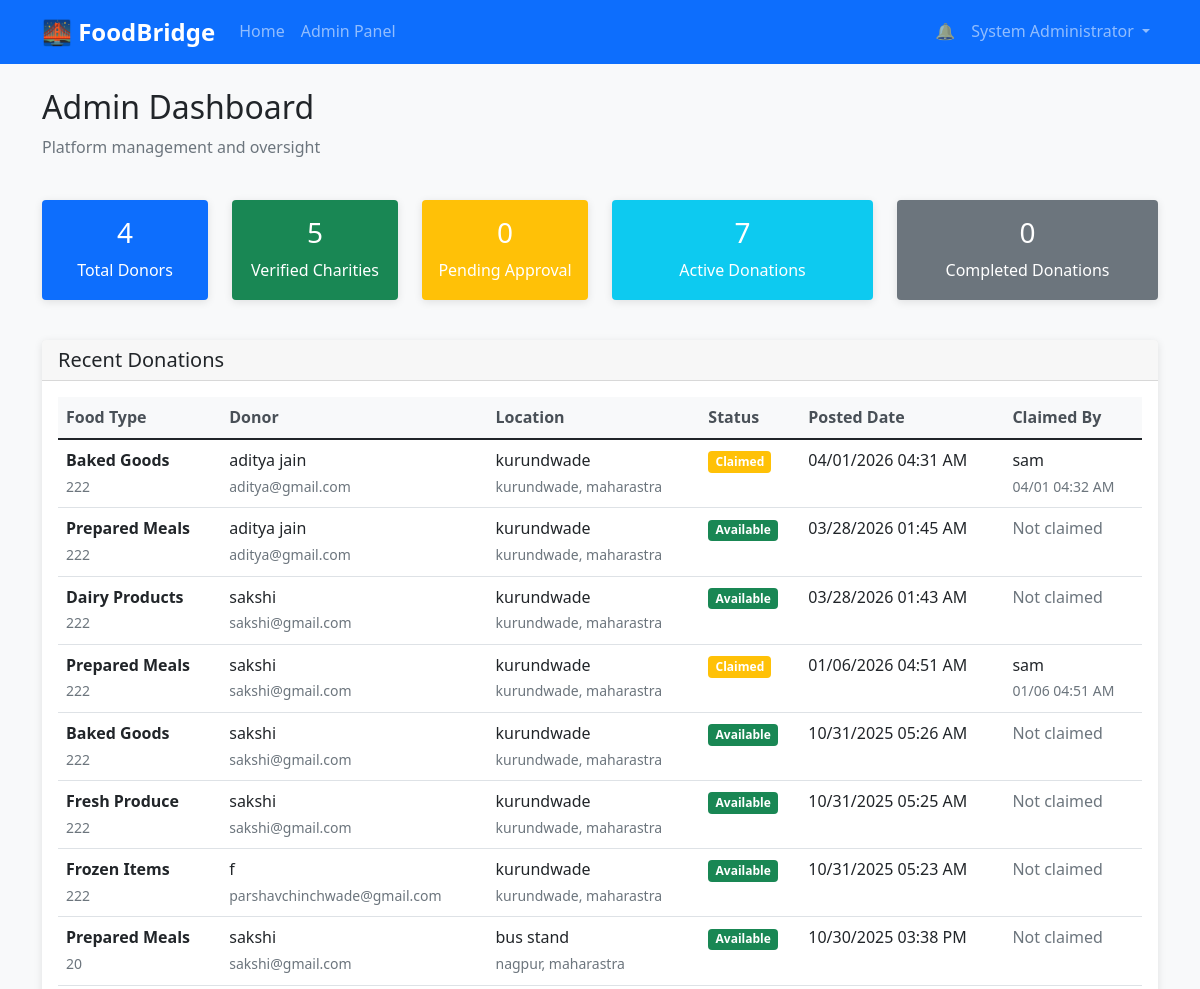
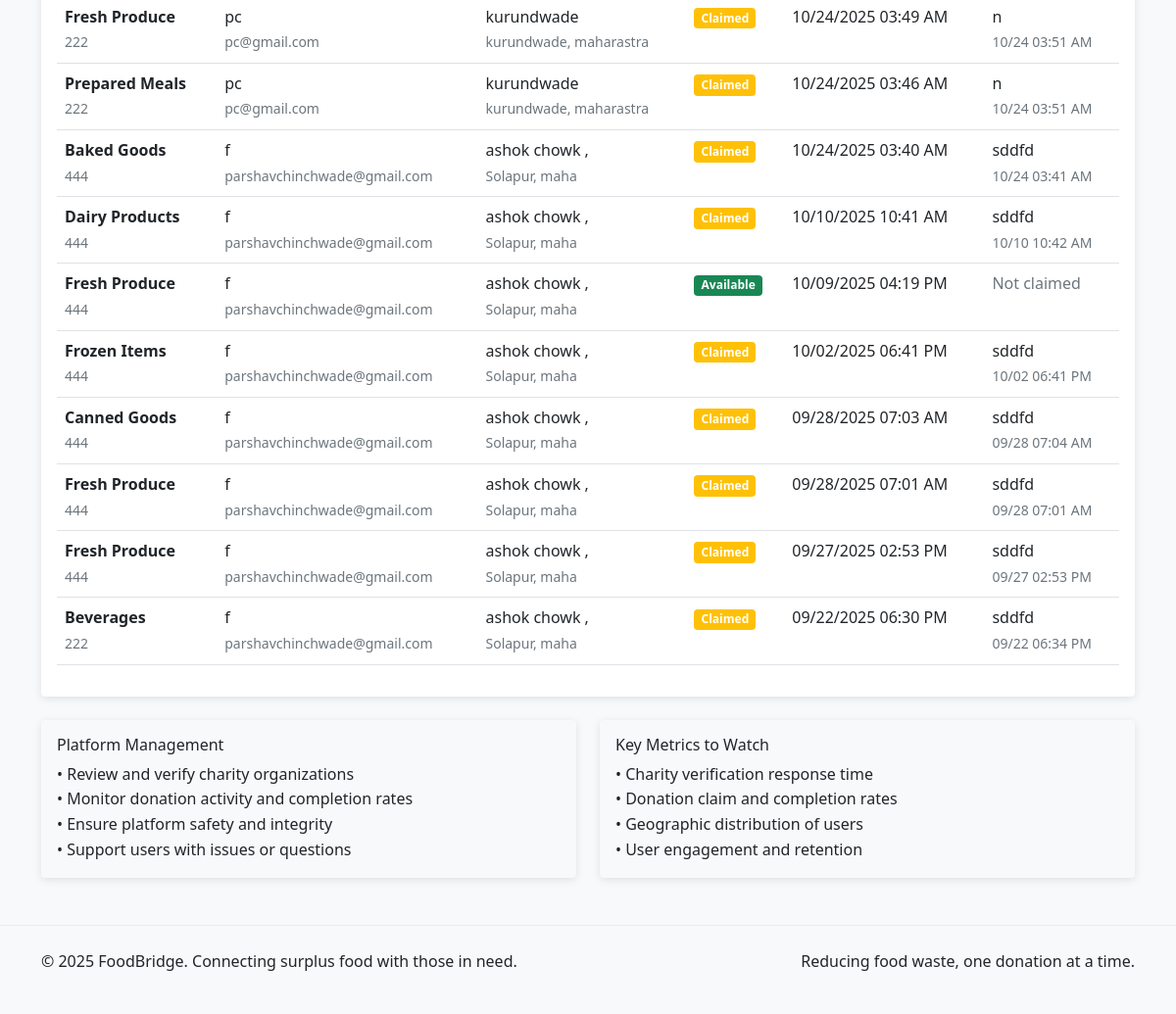
The app's page /admin/dashboard (signed in) with its own data (2 pictures, top to bottom).
### app.py (models this page shows, shortened)
class User(UserMixin, db.Model):
    id = db.Column(db.Integer, primary_key=True)
    username = db.Column(db.String(80), unique=True, nullable=False)
    email = db.Column(db.String(120), unique=True, nullable=False)
    password_hash = db.Column(db.String(128))
    user_type = db.Column(db.String(20), nullable=False)  # 'donor', 'charity', 'admin'
    name = db.Column(db.String(100), nullable=False)
    phone = db.Column(db.String(20))
    address = db.Column(db.String(200))
    city = db.Column(db.String(50))
    state = db.Column(db.String(50))
    zip_code = db.Column(db.String(10))
    is_verified = db.Column(db.Boolean, default=False)
    created_at = db.Column(db.DateTime, default=datetime.utcnow)

class Donation(db.Model):
    id = db.Column(db.Integer, primary_key=True)
    donor_id = db.Column(db.Integer, db.ForeignKey('user.id'), nullable=False)
    food_type = db.Column(db.String(100), nullable=False)
    quantity = db.Column(db.String(50), nullable=False)
    description = db.Column(db.Text)
    pickup_location = db.Column(db.String(200), nullable=False)
    pickup_address = db.Column(db.String(200), nullable=False)
    pickup_city = db.Column(db.String(50), nullable=False)
    pickup_state = db.Column(db.String(50), nullable=False)
    pickup_zip = db.Column(db.String(10), nullable=False)
    available_from = db.Column(db.DateTime, nullable=False)
    available_until = db.Column(db.DateTime, nullable=False)
    contact_name = db.Column(db.String(100), nullable=False)
    contact_phone = db.Column(db.String(20), nullable=False)
    contact_email = db.Column(db.String(120))
    status = db.Column(db.String(20), default='available')  # 'available', 'claimed', 'completed'
    claimed_by = db.Column(db.Integer, db.ForeignKey('user.id'))
    claimed_at = db.Column(db.DateTime)
    created_at = db.Column(db.DateTime, default=datetime.utcnow)
    donor = db.relationship('User', foreign_keys=[donor_id], backref='donations')
    claimer = db.relationship('User', foreign_keys=[claimed_by])

### app.py (the view)
@app.route('/admin/dashboard')
@login_required
def admin_dashboard():
    if current_user.user_type != 'admin':
        flash('Access denied')
        return redirect(url_for('index'))
    pending_charities = User.query.filter_by(user_type='charity', is_verified=False).all()
    all_donations = Donation.query.order_by(Donation.created_at.desc()).limit(20).all()
    stats = {
        'total_donors': User.query.filter_by(user_type='donor').count(),
        'total_charities': User.query.filter_by(user_type='charity', is_verified=True).count(),
        'pending_charities': len(pending_charities),
        'active_donations': Donation.query.filter_by(status='available').count(),
        'completed_donations': Donation.query.filter_by(status='completed').count()
    }
    return render_template('admin_dashboard.html',
                         pending_charities=pending_charities,
                         donations=all_donations,
                         stats=stats)

### app.py (called while the page is built)
@login_manager.user_loader
def load_user(user_id):
    return User.query.get(int(user_id))

### templates/admin_dashboard.html (shortened to what this page needs)
{% extends "base.html" %}
{% block content %}
<div class="row mb-4">
    <div class="col-12">
        <h2>Admin Dashboard</h2>
        <p class="text-muted">Platform management and oversight</p>
    </div>
</div>
<div class="row mb-4">
    <div class="col-md-2 col-sm-6 mb-3">
        <div class="card bg-primary text-white">
            <div class="card-body text-center">
                <h3 class="card-title">{{ stats.total_donors }}</h3>
                <p class="card-text">Total Donors</p>
            </div>
        </div>
    </div>
    <div class="col-md-2 col-sm-6 mb-3">
        <div class="card bg-success text-white">
            <div class="card-body text-center">
                <h3 class="card-title">{{ stats.total_charities }}</h3>
                <p class="card-text">Verified Charities</p>
            </div>
        </div>
    </div>
    <div class="col-md-2 col-sm-6 mb-3">
        <div class="card bg-warning text-white">
            <div class="card-body text-center">
                <h3 class="card-title">{{ stats.pending_charities }}</h3>
                <p class="card-text">Pending Approval</p>
            </div>
        </div>
    </div>
    <div class="col-md-3 col-sm-6 mb-3">
        <div class="card bg-info text-white">
            <div class="card-body text-center">
                <h3 class="card-title">{{ stats.active_donations }}</h3>
                <p class="card-text">Active Donations</p>
            </div>
        </div>
    </div>
    <div class="col-md-3 col-sm-6 mb-3">
        <div class="card bg-secondary text-white">
            <div class="card-body text-center">
                <h3 class="card-title">{{ stats.completed_donations }}</h3>
                <p class="card-text">Completed Donations</p>
            </div>
        </div>
    </div>
</div>
<div class="row">
    <div class="col-12">
        <div class="card">
            <div class="card-header">
                <h5 class="mb-0">Recent Donations</h5>
            </div>
            <div class="card-body">
                {% if donations %}
                <div class="table-responsive">
                    <table class="table table-hover">
                        <thead>
                            <tr>
                                <th>Food Type</th>
                                <th>Donor</th>
                                <th>Location</th>
                                <th>Status</th>
                                <th>Posted Date</th>
                                <th>Claimed By</th>
                            </tr>
                        </thead>
                        <tbody>
                            {% for donation in donations %}
                            <tr>
                                <td>
                                    <strong>{{ donation.food_type }}</strong><br>
                                    <small class="text-muted">{{ donation.quantity }}</small>
                                </td>
                                <td>
                                    {{ donation.donor.name }}<br>
                                    <small class="text-muted">{{ donation.donor.email }}</small>
                                </td>
                                <td>
                                    {{ donation.pickup_location }}<br>
                                    <small class="text-muted">{{ donation.pickup_city }}, {{ donation.pickup_state }}</small>
                                </td>
                                <td>
                                    <span class="badge
                                        {% if donation.status == 'available' %}bg-success
                                        {% elif donation.status == 'claimed' %}bg-warning
                                        {% else %}bg-secondary{% endif %}">
                                        {{ donation.status|title }}
                                    </span>
                                </td>
                                <td>{{ donation.created_at.strftime('%m/%d/%Y %I:%M %p') }}</td>
                                <td>
                                    {% if donation.claimer %}
                                        {{ donation.claimer.name }}<br>
                                        <small class="text-muted">{{ donation.claimed_at.strftime('%m/%d %I:%M %p') }}</small>
                                    {% else %}
                                        <span class="text-muted">Not claimed</span>
                                    {% endif %}
                                </td>
                            </tr>
                            {% endfor %}
                        </tbody>
                    </table>
                </div>
                {% else %}
                <div class="text-center py-4">
                    <p class="text-muted">No donations have been posted yet.</p>
                </div>
                {% endif %}
            </div>
        </div>
    </div>
</div>
<div class="row mt-4">
    <div class="col-md-6">
        <div class="card bg-light">
            <div class="card-body">
                <h6 class="card-title">Platform Management</h6>
                <ul class="list-unstyled mb-0">
                    <li>• Review and verify charity organizations</li>
                    <li>• Monitor donation activity and completion rates</li>
                    <li>• Ensure platform safety and integrity</li>
                    <li>• Support users with issues or questions</li>
                </ul>
            </div>
        </div>
    </div>
    <div class="col-md-6">
        <div class="card bg-light">
            <div class="card-body">
                <h6 class="card-title">Key Metrics to Watch</h6>
                <ul class="list-unstyled mb-0">
                    <li>• Charity verification response time</li>
                    <li>• Donation claim and completion rates</li>
                    <li>• Geographic distribution of users</li>
                    <li>• User engagement and retention</li>
                </ul>
            </div>
        </div>
    </div>
</div>
{% endblock %}

### templates/base.html (shortened to what this page needs)
<!DOCTYPE html>
<html lang="en">
<head>
    <link href="https://cdn.jsdelivr.net/npm/bootstrap@5.1.3/dist/css/bootstrap.min.css" rel="stylesheet">
    <link rel="stylesheet" href="{{ url_for('static', filename='css/style.css') }}">
</head>
<body>
    <nav class="navbar navbar-expand-lg navbar-dark bg-primary">
        <div class="container">
            <a class="navbar-brand" href="{{ url_for('index') }}">🌉 FoodBridge</a>
            <div class="collapse navbar-collapse" id="navbarNav">
                <ul class="navbar-nav me-auto">
                    <li class="nav-item">
                        <a class="nav-link" href="{{ url_for('index') }}">Home</a>
                    </li>
                    {% if current_user.is_authenticated %}
                        {% if current_user.user_type == 'donor' %}
                            <li class="nav-item">
                                <a class="nav-link" href="{{ url_for('donor_dashboard') }}">My Donations</a>
                            </li>
                            <li class="nav-item">
                                <a class="nav-link" href="{{ url_for('post_donation') }}">Post Food</a>
                            </li>
                        {% elif current_user.user_type == 'charity' %}
                            <li class="nav-item">
                                <a class="nav-link" href="{{ url_for('charity_dashboard') }}">Dashboard</a>
                            </li>
                        {% elif current_user.user_type == 'admin' %}
                            <li class="nav-item">
                                <a class="nav-link" href="{{ url_for('admin_dashboard') }}">Admin Panel</a>
                            </li>
                        {% endif %}
                    {% endif %}
                </ul>
                <ul class="navbar-nav">
                    {% if current_user.is_authenticated %}
                        <li class="nav-item">
                            <a class="nav-link position-relative" href="{{ url_for('notifications_page') }}" title="Notifications">
                                🔔
                            </a>
                        </li>
                        <li class="nav-item dropdown">
                            <a class="nav-link dropdown-toggle" href="#" id="navbarDropdown" role="button" data-bs-toggle="dropdown">
                                {{ current_user.name }}
                            </a>
                        </li>
                    {% endif %}
                </ul>
            </div>
        </div>
    </nav>
    <main class="container mt-4">
        {% block content %}{% endblock %}
    </main>
    <footer class="bg-light mt-5 py-4">
        <div class="container">
            <div class="row">
                <div class="col-md-6">
                    <p>&copy; 2025 FoodBridge. Connecting surplus food with those in need.</p>
                </div>
                <div class="col-md-6 text-end">
                    <p>Reducing food waste, one donation at a time.</p>
                </div>
            </div>
        </div>
    </footer>

### static/css/style.css (style rules this page uses)
body { font-family: 'Segoe UI', Tahoma, Geneva, Verdana, sans-serif; line-height: 1.6; background-color: #f8f9fa; }
.navbar-brand { font-size: 1.5rem; font-weight: bold; }
.card { border: none; box-shadow: 0 2px 8px rgba(0, 0, 0, 0.1); transition: all 0.3s ease; }
.badge { font-size: 0.75rem; padding: 0.4em 0.6em; }
.table { background: white; }
.table th { border-top: none; font-weight: 600; color: #495057; background-color: #f8f9fa; }
footer { background-color: #f8f9fa !important; border-top: 1px solid #e9ecef; margin-top: auto; }
.fade-in { animation: fadeIn 0.5s ease-in; }

### records on screen
User: name "System Administrator"
Donation: food_type "Baked Goods", quantity "222", donor.name "aditya jain", donor.email "aditya@gmail.com", pickup_location "kurundwade", pickup_city "kurundwade", pickup_state "maharastra", status "Claimed", created_at "04/01/2026 04:31 AM", claimer.name "sam", claimed_at "04/01 04:32 AM"
Donation: food_type "Prepared Meals", quantity "222", donor.name "aditya jain", donor.email "aditya@gmail.com", pickup_location "kurundwade", pickup_city "kurundwade", pickup_state "maharastra", status "Available", created_at "03/28/2026 01:45 AM", shows "Not claimed"
Donation: food_type "Dairy Products", quantity "222", donor.name "sakshi", donor.email "sakshi@gmail.com", pickup_location "kurundwade", pickup_city "kurundwade", pickup_state "maharastra", status "Available", created_at "03/28/2026 01:43 AM", shows "Not claimed"
Donation: food_type "Prepared Meals", quantity "222", donor.name "sakshi", donor.email "sakshi@gmail.com", pickup_location "kurundwade", pickup_city "kurundwade", pickup_state "maharastra", status "Claimed", created_at "01/06/2026 04:51 AM", claimer.name "sam", claimed_at "01/06 04:51 AM"
Donation: food_type "Baked Goods", quantity "222", donor.name "sakshi", donor.email "sakshi@gmail.com", pickup_location "kurundwade", pickup_city "kurundwade", pickup_state "maharastra", status "Available", created_at "10/31/2025 05:26 AM", shows "Not claimed"
Donation: food_type "Fresh Produce", quantity "222", donor.name "sakshi", donor.email "sakshi@gmail.com", pickup_location "kurundwade", pickup_city "kurundwade", pickup_state "maharastra", status "Available", created_at "10/31/2025 05:25 AM", shows "Not claimed"
Donation: food_type "Frozen Items", quantity "222", donor.name "f", donor.email "parshavchinchwade@gmail.com", pickup_location "kurundwade", pickup_city "kurundwade", pickup_state "maharastra", status "Available", created_at "10/31/2025 05:23 AM", shows "Not claimed"
Donation: food_type "Prepared Meals", quantity "20", donor.name "sakshi", donor.email "sakshi@gmail.com", pickup_location "bus stand", pickup_city "nagpur", pickup_state "maharastra", status "Available", created_at "10/30/2025 03:38 PM", shows "Not claimed"
Donation: food_type "Fresh Produce", quantity "222", donor.name "pc", donor.email "pc@gmail.com", pickup_location "kurundwade", pickup_city "kurundwade", pickup_state "maharastra", status "Claimed", created_at "10/24/2025 03:49 AM", claimer.name "n", claimed_at "10/24 03:51 AM"
Donation: food_type "Prepared Meals", quantity "222", donor.name "pc", donor.email "pc@gmail.com", pickup_location "kurundwade", pickup_city "kurundwade", pickup_state "maharastra", status "Claimed", created_at "10/24/2025 03:46 AM", claimer.name "n", claimed_at "10/24 03:51 AM"
Donation: food_type "Baked Goods", quantity "444", donor.name "f", donor.email "parshavchinchwade@gmail.com", pickup_location "ashok chowk ,", pickup_city "Solapur", pickup_state "maha", status "Claimed", created_at "10/24/2025 03:40 AM", claimer.name "sddfd", claimed_at "10/24 03:41 AM"
Donation: food_type "Dairy Products", quantity "444", donor.name "f", donor.email "parshavchinchwade@gmail.com", pickup_location "ashok chowk ,", pickup_city "Solapur", pickup_state "maha", status "Claimed", created_at "10/10/2025 10:41 AM", claimer.name "sddfd", claimed_at "10/10 10:42 AM"
Donation: food_type "Fresh Produce", quantity "444", donor.name "f", donor.email "parshavchinchwade@gmail.com", pickup_location "ashok chowk ,", pickup_city "Solapur", pickup_state "maha", status "Available", created_at "10/09/2025 04:19 PM", shows "Not claimed"
Donation: food_type "Frozen Items", quantity "444", donor.name "f", donor.email "parshavchinchwade@gmail.com", pickup_location "ashok chowk ,", pickup_city "Solapur", pickup_state "maha", status "Claimed", created_at "10/02/2025 06:41 PM", claimer.name "sddfd", claimed_at "10/02 06:41 PM"
Donation: food_type "Canned Goods", quantity "444", donor.name "f", donor.email "parshavchinchwade@gmail.com", pickup_location "ashok chowk ,", pickup_city "Solapur", pickup_state "maha", status "Claimed", created_at "09/28/2025 07:03 AM", claimer.name "sddfd", claimed_at "09/28 07:04 AM"
Donation: food_type "Fresh Produce", quantity "444", donor.name "f", donor.email "parshavchinchwade@gmail.com", pickup_location "ashok chowk ,", pickup_city "Solapur", pickup_state "maha", status "Claimed", created_at "09/28/2025 07:01 AM", claimer.name "sddfd", claimed_at "09/28 07:01 AM"
Donation: food_type "Fresh Produce", quantity "444", donor.name "f", donor.email "parshavchinchwade@gmail.com", pickup_location "ashok chowk ,", pickup_city "Solapur", pickup_state "maha", status "Claimed", created_at "09/27/2025 02:53 PM", claimer.name "sddfd", claimed_at "09/27 02:53 PM"
Donation: food_type "Beverages", quantity "222", donor.name "f", donor.email "parshavchinchwade@gmail.com", pickup_location "ashok chowk ,", pickup_city "Solapur", pickup_state "maha", status "Claimed", created_at "09/22/2025 06:30 PM", claimer.name "sddfd", claimed_at "09/22 06:34 PM"

### other values on screen
{{ stats.total_donors }} "4"
{{ stats.total_charities }} "5"
{{ stats.pending_charities }} "0"
{{ stats.active_donations }} "7"
{{ stats.completed_donations }} "0"
